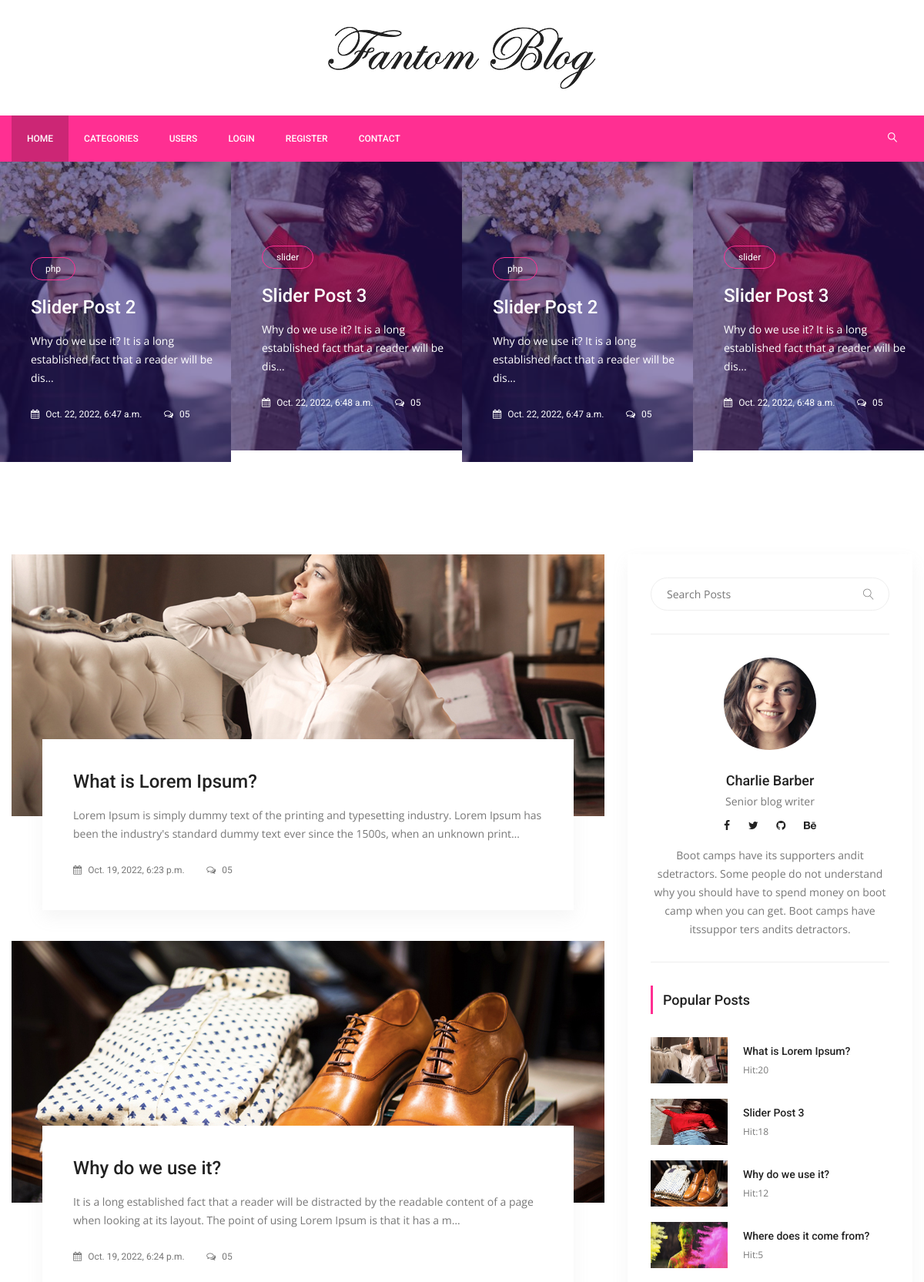
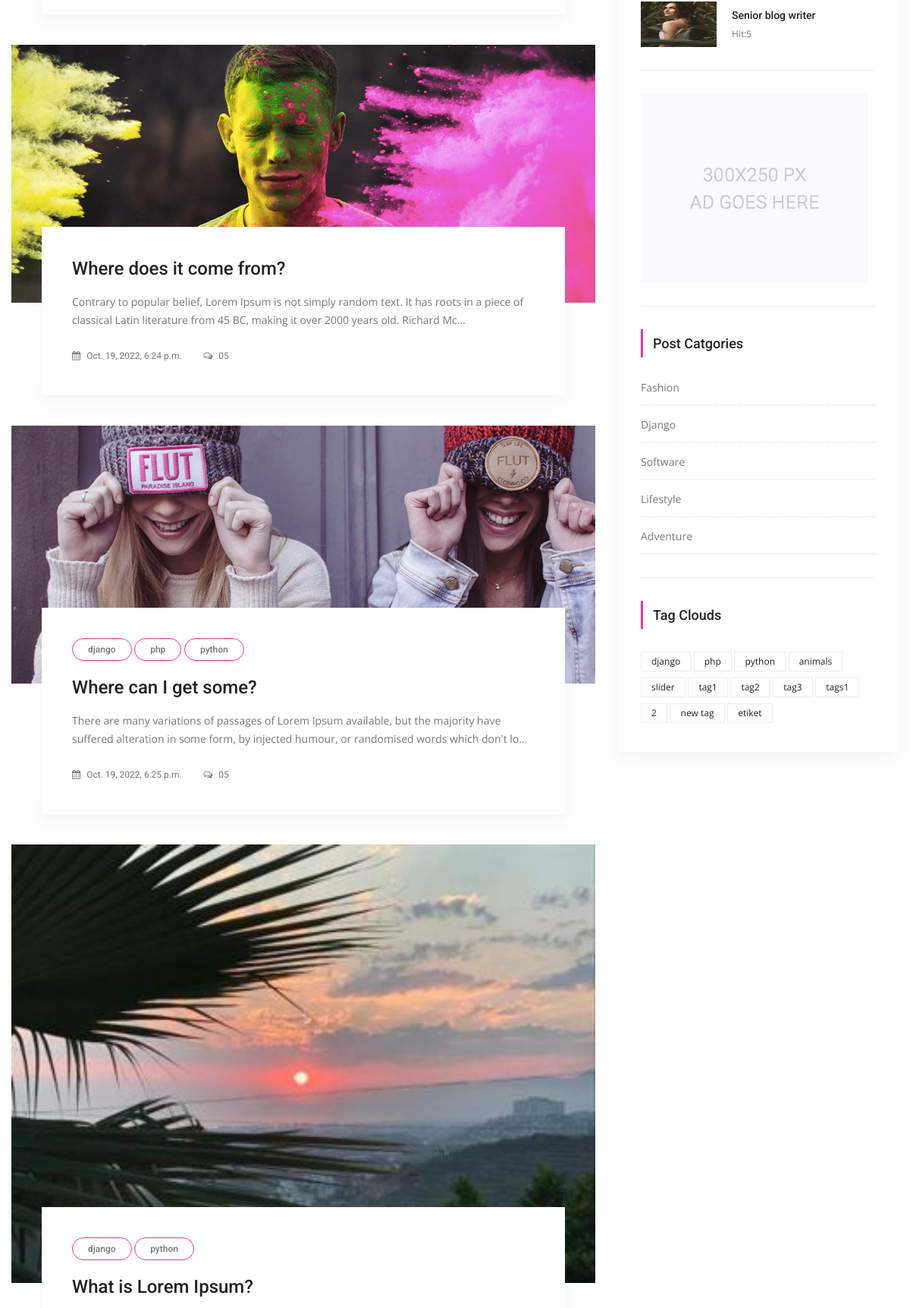
The page / (upper part) on the database its author committed (2 pictures, top to bottom).
### posts/models.py (models this page shows, shortened)
class Post(models.Model):
    title = models.CharField(max_length=150)
    content = models.TextField()
    publishing_date = models.DateTimeField(auto_now_add=True)
    image = models.ImageField(blank=True, null=True, upload_to='uploads/',default='uploads/blog-4.jpg')
    user = models.ForeignKey(settings.AUTH_USER_MODEL, on_delete=models.CASCADE, default=1)
    slug = models.SlugField(default="slug",editable=False)
    category = models.ForeignKey(Category,on_delete=models.CASCADE,default=1,related_name ='posts')
    tag = models.ManyToManyField(Tag,related_name="posts",blank=True)
    slider_posts = models.BooleanField(default=False)
    hit = models.PositiveIntegerField(default=0)

class Tag(models.Model):
    title = models.CharField(max_length=50)
    slug = models.SlugField(editable=False)
    def __str__(self):
        return self.title

class Category(models.Model):
    title = models.CharField(max_length=250)
    slug = models.SlugField(editable=False)

### posts/views.py (the view)
# urls.py: path('',IndexView.as_view(),name='index'),
class IndexView(ListView):
    template_name = 'posts/index.html'
    model = Post
    context_object_name = 'posts'
    paginate_by = 5
    def get_context_data(self, *, object_list=None, **kwargs):
        context = super(IndexView,self).get_context_data(**kwargs)
        context['slider_posts'] = Post.objects.all().filter(slider_posts=True)
        return context

### posts/templatetags/custom_tags.py (called while the page is built)
@register.simple_tag(name="categories")
def all_categories():
    return Category.objects.all()

@register.simple_tag(name="tags")
def all_tags():
    return Tag.objects.all()

@register.simple_tag(name="hit_posts")
def hit_posts():
    return Post.objects.order_by('-hit')[:5]

### templates/posts/index.html (shortened to what this page needs)
{% extends 'base.html' %}
{% load static %}
{% block content %}
        <section class="post_slider_area">
			<div class="post_slider_inner owl-carousel">
				{% for post in slider_posts %}
				<div class="item">
					<div class="post_s_item">
						<div class="post_img">
							<img src="{{ post.image.url }}" alt="">
						</div>
						<div class="post_text">
							{% for tag in post.tag.all %}
							<a class="cat" href="#">{{ tag.title }}</a>
							{% endfor %}
							<a href="{% url 'detail' pk=post.id slug=post.slug %}"><h4>{{ post.title }}</h4></a>
							<p>{{ post.content |truncatechars:75 }}</p>
							<div class="date">
								<a href="#"><i class="fa fa-calendar" aria-hidden="true"></i> {{ post.publishing_date }}</a>
								<a href="#"><i class="fa fa-comments-o" aria-hidden="true"></i> 05</a>
							</div>
						</div>
					</div>
				</div>
				{% endfor %}
			</div>
        </section>
        <section class="blog_area p_120">
            <div class="container">
                <div class="row">
                    <div class="col-lg-8">
                        <div class="blog_left_sidebar">
                            {% for post in posts %}
                            <article class="blog_style1">
                            	<div class="blog_img">
                            		<img class="img-fluid" src="{{ post.image.url }}" alt="" style="width:100%">
                            	</div>
                            	<div class="blog_text">
									<div class="blog_text_inner">
										{% for tag in post.tag.all %}
										<a class="cat" href="{% url 'tag_detail' slug=tag.slug %}">{{ tag.title }}</a>
										{% endfor %}
										<a href="{% url 'detail' pk=post.id slug=post.slug %}"><h4>{{ post.title }}</h4></a>
										<p>{{ post.content | truncatechars:175 }}</p>
										<div class="date">
											<a href="#"><i class="fa fa-calendar" aria-hidden="true"></i> {{ post.publishing_date }}</a>
											<a href="#"><i class="fa fa-comments-o" aria-hidden="true"></i> 05</a>
										</div>
									</div>
                            	</div>
                            </article>
                            {% endfor %}
                        </div>
                    </div>
				{% include 'right_side.html' %}
                </div>
            </div>
        </section>
{% endblock %}

### templates/right_side.html (shortened to what this page needs)
{% load static %}
{% load custom_tags %}
<div class="col-lg-4">
                        <div class="blog_right_sidebar">
                            <aside class="single_sidebar_widget search_widget">
                                <form action="{% url 'search' %}" method = "get">
                                <div class="input-group">
                                    <input type="text" class="form-control" placeholder="Search Posts" name="q">
                                    <span class="input-group-btn">
                                        <button class="btn btn-default" type="button"><i class="lnr lnr-magnifier"></i></button>
                                    </span>
                                </div></form>
                                <div class="br"></div>
                            </aside>
                            <aside class="single_sidebar_widget author_widget">
                                <img class="author_img rounded-circle" src="{% static "img/blog/author.png" %}" alt="">
                                <h4>Charlie Barber</h4>
                                <p>Senior blog writer</p>
                                <div class="social_icon">
                                    <a href="#"><i class="fa fa-facebook"></i></a>
                                    <a href="#"><i class="fa fa-twitter"></i></a>
                                    <a href="#"><i class="fa fa-github"></i></a>
                                    <a href="#"><i class="fa fa-behance"></i></a>
                                </div>
                                <p>Boot camps have its supporters andit sdetractors. Some people do not understand why you should have to spend money on boot camp when you can get. Boot camps have itssuppor ters andits detractors.</p>
                                <div class="br"></div>
                            </aside>
                            <aside class="single_sidebar_widget popular_post_widget">
                                <h3 class="widget_title">Popular Posts</h3>
                                {% hit_posts as posts %}
                                {% for post in posts %}
                                <div class="media post_item">
                                    <img src="{{ post.image.url }}" alt="post"style="width:100px;height:60px">
                                    <div class="media-body">
                                        <a href="{% url 'detail' pk=post.pk slug=post.slug %}"><h3>{{ post.title }}</h3></a>
                                        <p>Hit:{{ post.hit }}</p>
                                    </div>
                                </div>
                                {% endfor %}
                                <div class="br"></div>
                            </aside>
                            <aside class="single_sidebar_widget">
                                <a href="#"><img class="img-fluid" src="{% static "img/blog/add.jpg" %}" alt=""></a>
                                <div class="br"></div>
                            </aside>
                            <aside class="single_sidebar_widget post_category_widget">
                                <h4 class="widget_title">Post Catgories</h4>
                                <ul class="list cat-list">
                                    {% categories as categories %}
                                    {% for category in categories %}
                                    <li>
                                        <a href="{% url 'category_detail' pk=category.id slug=category.slug %}" class="d-flex justify-content-between">
                                            <p>{{ category.title }}</p>
                                        </a>
                                    </li>
                                    {% endfor %}
                                </ul>
                                <div class="br"></div>
                            </aside>
                            <aside class="single-sidebar-widget tag_cloud_widget">
                                <h4 class="widget_title">Tag Clouds</h4>
                                <ul class="list">
                                    {% tags as tags %}
                                    {% for tag in tags %}
                                    <li><a href="{% url 'tag_detail' tag.slug %}">{{ tag }}</a></li>
                                    {% endfor %}
                                </ul>
                            </aside>
                        </div>
                    </div>

### rows shown on the page
Post: image (picture), title "Slider Post 2", content "Why do we use it? It is a long established fact that a reader will be dis…", publishing_date "Oct. 22, 2022, 6:47 a.m."
Tag: title "php"
Post: image (picture), title "Slider Post 3", content "Why do we use it? It is a long established fact that a reader will be dis…", publishing_date "Oct. 22, 2022, 6:48 a.m.", hit "18"
Tag: title "slider"
Post: image (picture), title "What is Lorem Ipsum?", content "Lorem Ipsum is simply dummy text of the printing and typesetting industry. Lorem Ipsum has been the industry's standard dummy text ever since the 1500s, when an unknown print…", publishing_date "Oct. 19, 2022, 6:23 p.m.", hit "20"
Post: image (picture), title "Why do we use it?", content "It is a long established fact that a reader will be distracted by the readable content of a page when looking at its layout. The point of using Lorem Ipsum is that it has a m…", publishing_date "Oct. 19, 2022, 6:24 p.m.", hit "12"
Post: image (picture), title "Where does it come from?", content "Contrary to popular belief, Lorem Ipsum is not simply random text. It has roots in a piece of classical Latin literature from 45 BC, making it over 2000 years old. Richard Mc…", publishing_date "Oct. 19, 2022, 6:24 p.m.", hit "5"
Post: image (picture), title "Where can I get some?", content "There are many variations of passages of Lorem Ipsum available, but the majority have suffered alteration in some form, by injected humour, or randomised words which don't lo…", publishing_date "Oct. 19, 2022, 6:25 p.m."
Tag: title "django"
Tag: title "python"
Post: image (picture), title "What is Lorem Ipsum?"
Post: image (picture), title "Senior blog writer", hit "5"
Category: title "Fashion"
Category: title "Django"
Category: title "Software"
Category: title "Lifestyle"
Category: title "Adventure"
Tag: title "animals"
Tag: title "tag1"
Tag: title "tag2"
Tag: title "tag3"
Tag: title "tags1"
Tag: title "2"
Tag: title "new tag"
Tag: title "etiket"
